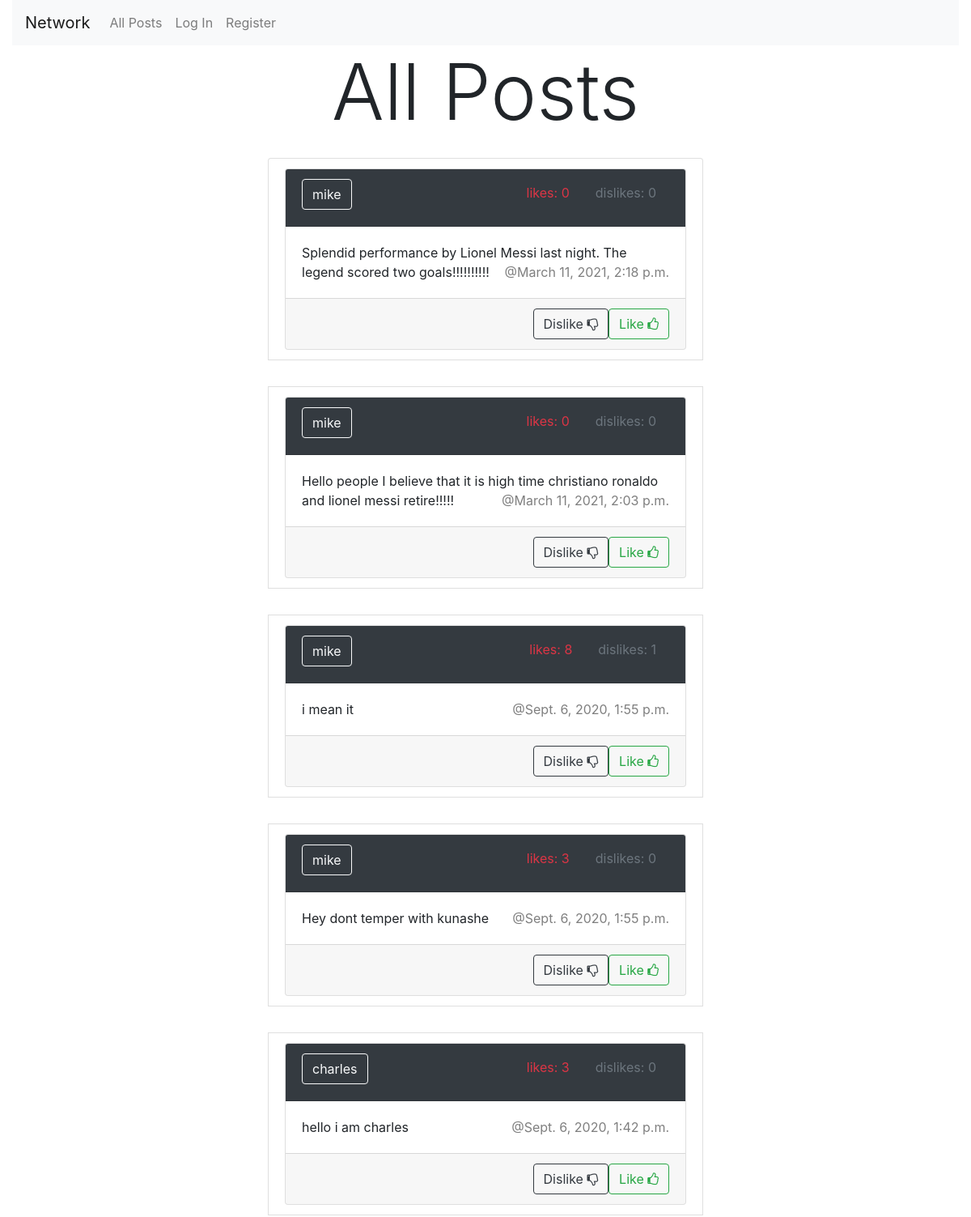
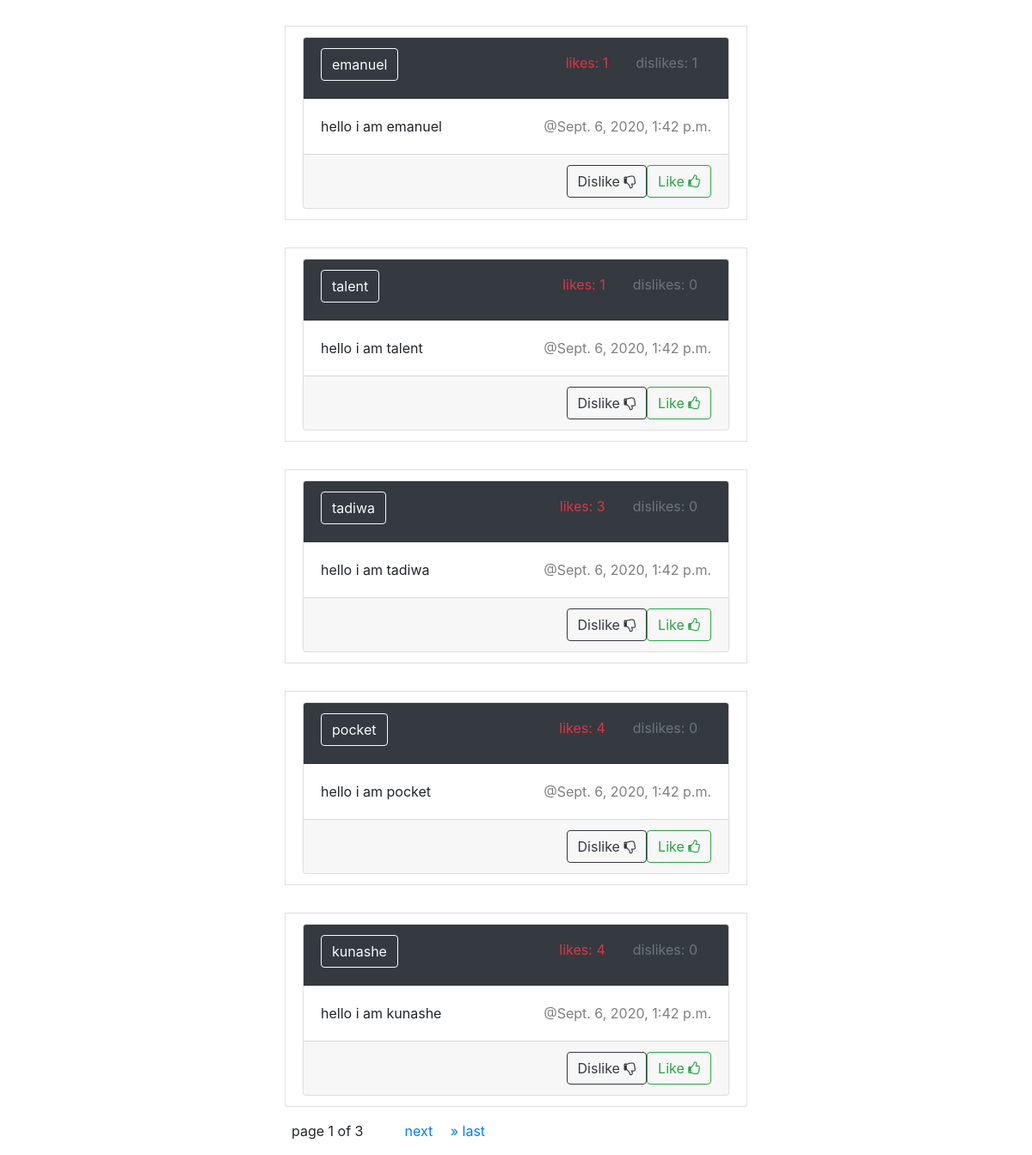
The page / on the database its author committed (2 pictures, top to bottom).
### network/models.py (models this page shows, shortened)
class Post(models.Model):
    user = models.ForeignKey("User", on_delete=models.CASCADE,related_name='poster')
    msg = models.TextField(max_length=10000)
    timestamp = models.DateTimeField(auto_now=False, auto_now_add=True)
    likes = models.PositiveIntegerField(default=0)
    dislikes = models.PositiveIntegerField(default=0)

class User(AbstractUser):
    pass

### network/views.py (the view)
# urls.py: path("", views.index, name="index"),
def index(request):
    context = {}
    context['header'] = "All posts"
    posts = (Post.objects.all())[::-1]
    paginator = Paginator(posts,10)
    page_number = request.GET.get('page')
    context['posts'] = paginator.get_page(page_number)
    return render(request, "network/index.html",context=context)

### network/templates/network/index.html (shortened to what this page needs)
{% extends "network/layout.html" %} {% block body %}
<div class="row">
    <div class="col-lg-6 col-md-8 align-content-center offset-lg-3">
        <h1 class="display-1 text-center">All Posts</h1>
        <ul class="list-group">
            {% for post in posts %}
            <li class="list-group-item m-3">
                <div class="card" id="{{post.id}}">
                    <div class="card-header bg-dark">
                        <h5>
                            <a href="{% url 'profile' %}?username={{post.user.username}}" class="btn btn-outline-light">{{post.user.username}}</a>
                            <small class="pull-right text-secondary mx-2 p-2">dislikes: <span id="dislikes{{post.id}}">{{post.dislikes}}</span></small>
                            <small class="pull-right text-danger mx-2 p-2">likes: <span id="likes{{post.id}}">{{post.likes}}</span></small>
                        </h5>
                    </div>
                    <div class="card-body">
                        <div class="card-text">
                            {{post.msg}}
                            <span class="text-black-50 pull-right">@{{post.timestamp}}</span>
                        </div>
                    </div>
                    <div class="card-footer d-inline-flex">
                        {% if post.user.username != user.username %}
                        <div class="btn-block" id="opinion{{post.id}}">
                            <button class="btn btn-outline-success  float-right" onclick="javascript: like_post('{{ post.id }}')">Like <i class="fa fa-thumbs-o-up"></i></button>
                            <button class="btn btn-outline-dark  float-right" onclick="javascript: dislike_post('{{ post.id }}')">Dislike <i class="fa fa-thumbs-o-down"></i></button> {% endif %}
                        </div>
                    </div>
                </div>
            </li>
            {% empty %}
            <li class="list-group-item-info">
                Sorry ther appears to be no posts available
            </li>
            {% endfor %}
        </ul>
        <ul class="pagination">
            <li class="active mx-md-3 px-2">
                page {{ posts.number }} of {{ posts.paginator.num_pages }}
            </li>
            {% if posts.has_next %}
            <li class="mx-sm-auto mx-md-3">
                <a href="?page={{ posts.next_page_number }}" class="mx-md-2">next</a>
                <a href="?page={{ posts.paginator.num_pages }}" class="mx-md-2">&raquo; last</a>
            </li>
            {% endif %}
        </ul>
    </div>
</div>
{% endblock %}

### rows shown on the page
Post: user.username "mike", dislikes "0", likes "0", msg "Splendid performance by Lionel Messi last night. The legend scored two goals!!!!!!!!!!", timestamp "March 11, 2021, 2:18 p.m."
Post: user.username "mike", dislikes "0", likes "0", msg "Hello people I believe that it is high time christiano ronaldo and lionel messi retire!!!!!", timestamp "March 11, 2021, 2:03 p.m."
Post: user.username "mike", dislikes "1", likes "8", msg "i mean it", timestamp "Sept. 6, 2020, 1:55 p.m."
Post: user.username "mike", dislikes "0", likes "3", msg "Hey dont temper with kunashe", timestamp "Sept. 6, 2020, 1:55 p.m."
Post: user.username "charles", dislikes "0", likes "3", msg "hello i am charles", timestamp "Sept. 6, 2020, 1:42 p.m."
Post: user.username "emanuel", dislikes "1", likes "1", msg "hello i am emanuel", timestamp "Sept. 6, 2020, 1:42 p.m."
Post: user.username "talent", dislikes "0", likes "1", msg "hello i am talent", timestamp "Sept. 6, 2020, 1:42 p.m."
Post: user.username "tadiwa", dislikes "0", likes "3", msg "hello i am tadiwa", timestamp "Sept. 6, 2020, 1:42 p.m."
Post: user.username "pocket", dislikes "0", likes "4", msg "hello i am pocket", timestamp "Sept. 6, 2020, 1:42 p.m."
Post: user.username "kunashe", dislikes "0", likes "4", msg "hello i am kunashe", timestamp "Sept. 6, 2020, 1:42 p.m."

### other values the page prints
{{ posts.number }} "1"
{{ posts.paginator.num_pages }} "3"
